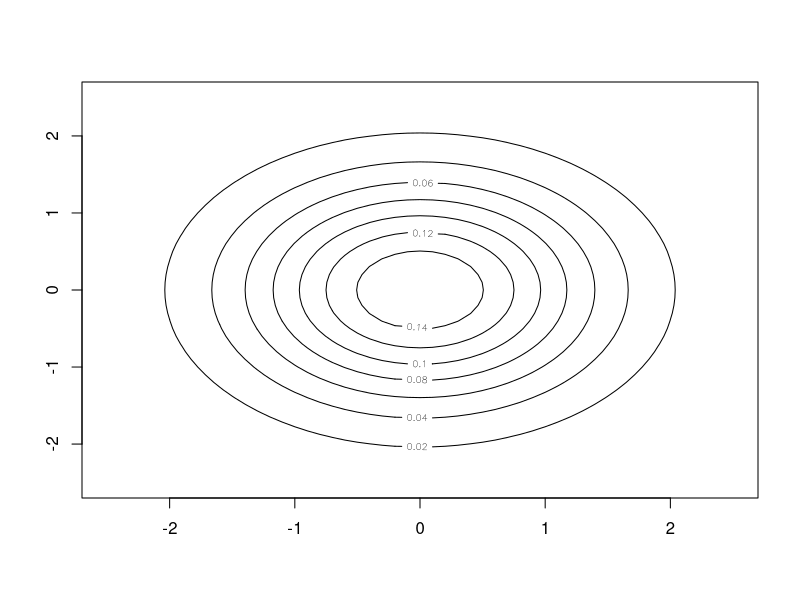
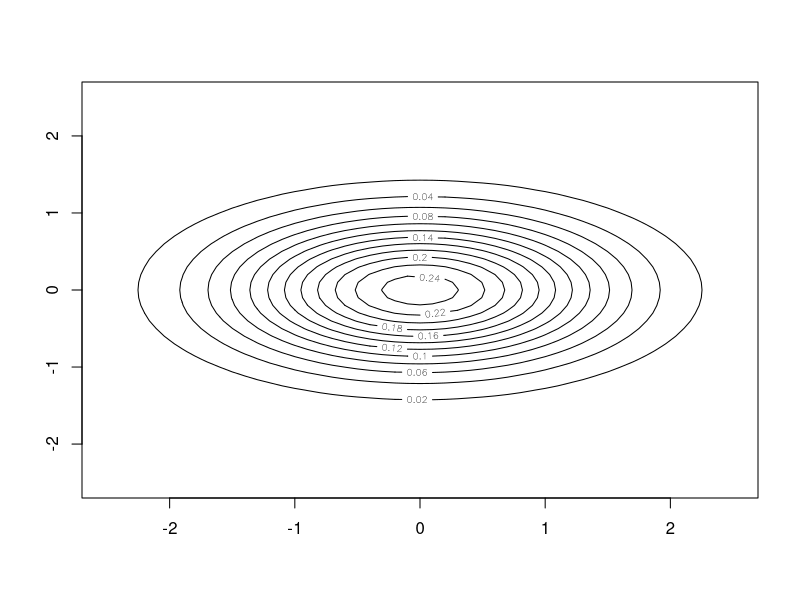
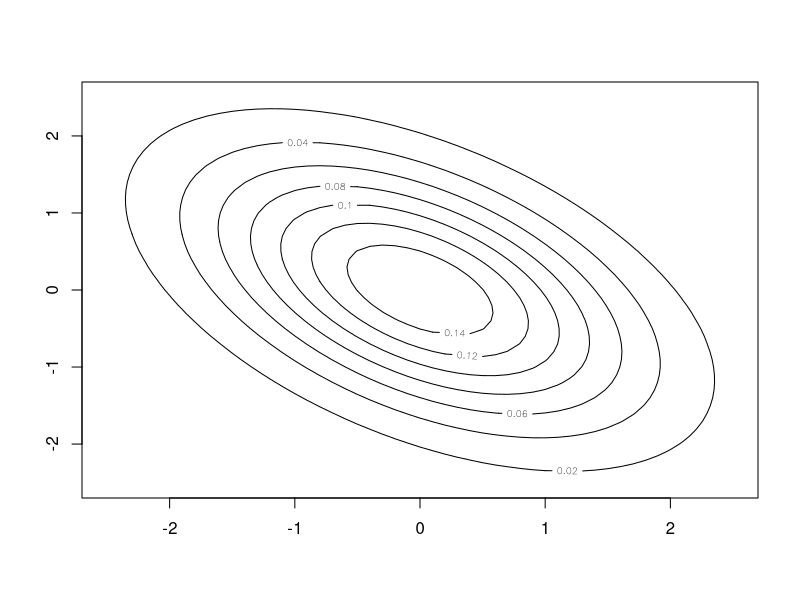

Recreate these plots in R, in order.
line <- function(m,A)
{
	determ<-det(A)
	
	a <- A[2,2]/determ
	b <- -A[2,1]/determ
	c <- -A[1,2]/determ
	d <- A[1,1]/determ
	
	x0 <- m[1]
	y0 <- m[2]
  
	x <- seq(-2.5, 2.5, 0.1)
	y <- seq(-2.5, 2.5, 0.1)
	
	A <- d
	B <- a
	C <- -c-b
	D <- -2*d*x0+y0*(c+b)
	E <- -2*a*y0+x0*(c+b)
	F <- d*x0^2+a*y0^2+x0*y0*(-c-b)
	
	func <- function(x, y) {
    	1/(2*pi*sqrt(determ))*exp((-1/2)*(x^2*A + y^2*B + x*y*C + x*D + y*E + F))
	}
	
	z <- outer(x, y, func)
  
	contour(x, y, z)
}

line(c(0,0),matrix(c(1,0,0,1),2,2))
line(c(0,0),matrix(c(0.4,0,0,1),2,2))
line(c(0,0),matrix(c(1,1,0,1),2,2))